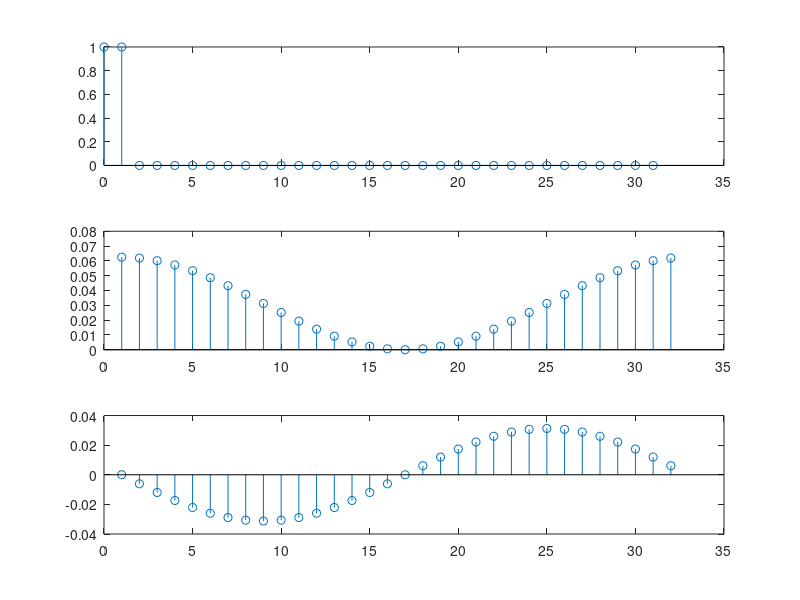

The MATLAB script that drew this image:
% fftDemo: verybasic demo of fft

x = [1 1 zeros(1,30)];
n = [0: length(x)-1];
N = 32;
a = (1/N)*fft(x);

subplot(311); stem(n,x);
subplot(312); stem(real(a));
subplot(313); stem(imag(a));
